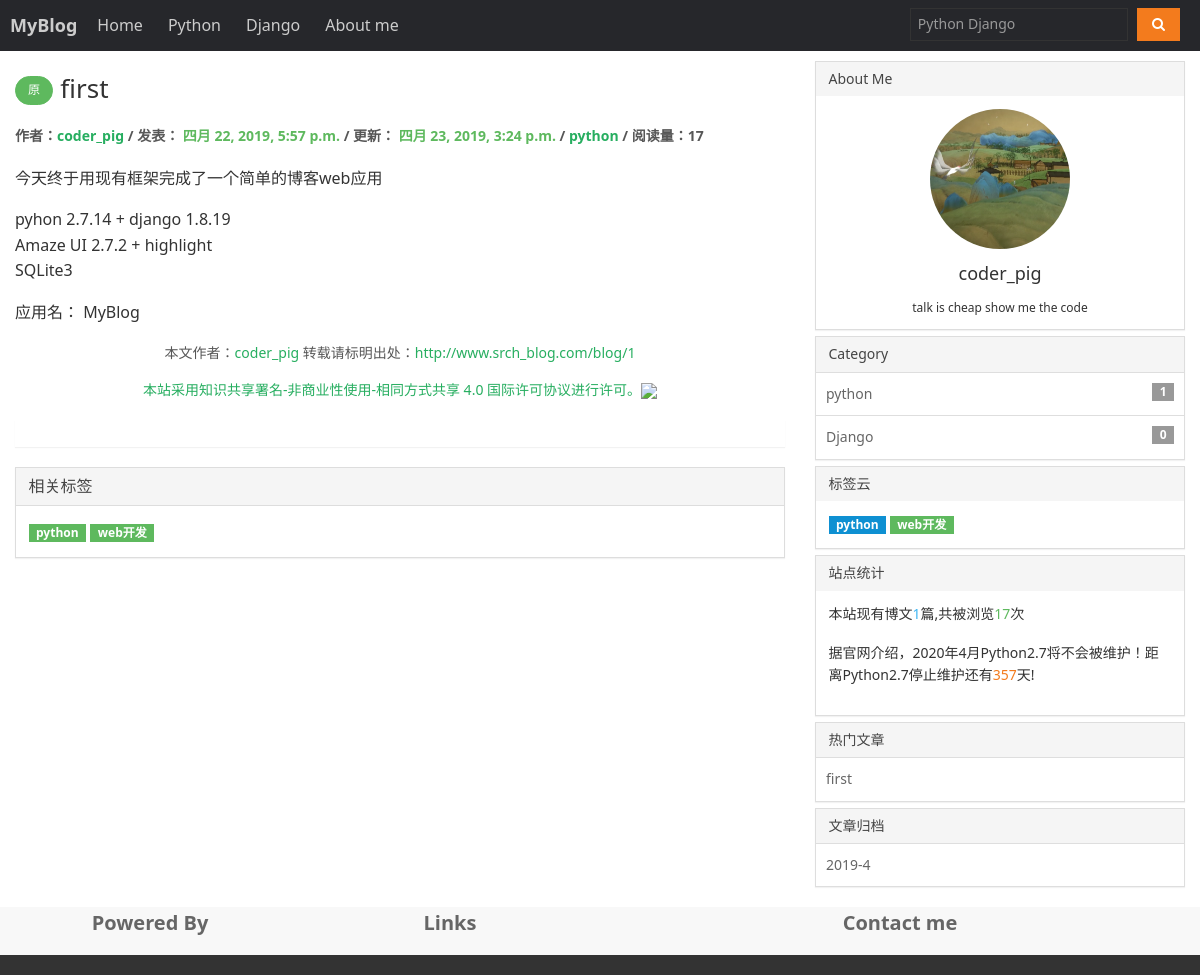
The page /blog/1 on the database its author committed.
### blog/models.py (models this page shows, shortened)
class Article(models.Model):
    article_title = models.CharField(max_length=50, verbose_name=u'日志标题', default='')
    article_synopsis = models.TextField(verbose_name=u'日志简介', default='')
    article_image = models.ImageField(upload_to="image/article/%Y/%m", default="image/article/default.png", max_length=100, verbose_name=u"文章配图")
    article_user = models.ForeignKey(UserProfile, verbose_name=u'文章作者', null=True, blank=True)
    article_category = models.ForeignKey(Category, verbose_name=u'所属分类', null=True, blank=True)
    article_tag = models.CharField(max_length=50, verbose_name=u'日志标签', default='')
    article_content = models.TextField(verbose_name=u'博客正文', default='')
    article_type = models.CharField(max_length=10, choices=(("0",u"草稿"),("1","软删除"),("2","正常")), default="0", verbose_name=u"文章类别")
    article_original = models.CharField(max_length=10, choices=(("1", "原创"), ("0", "转载")), default="1", verbose_name=u"是否原创")
    article_click = models.PositiveIntegerField(verbose_name=u'文章点击量', default=0)
    article_up = models.CharField(max_length=10, choices=(("1",u"置顶"),("0","取消置顶")), default="0", verbose_name=u"文章置顶")
    article_support= models.CharField(max_length=10, choices=(("1",u"推荐"),("0","取消推荐")), default="0", verbose_name=u"文章推荐")
    article_create_time= models.DateTimeField(verbose_name=u'创建时间',  auto_now_add=True)
    article_update_time= models.DateTimeField(verbose_name=u'更新时间',  auto_now=True)
    class Meta:
        verbose_name=u'文章表'
        verbose_name_plural = verbose_name
    def increase_article_click(self):
        self.article_click += 1
        self.save(update_fields=['article_click'])

class UserProfile(AbstractUser):
    user_nick_name = models.CharField(max_length=24, verbose_name=u'用户昵称', default="")
    user_gender = models.CharField(max_length=10, choices=(("1","男"),("0","女")), default="1", verbose_name=u"性别选择")
    user_birday = models.DateField(verbose_name=u"用户生日", null=True, blank=True)
    user_mobile = models.CharField(max_length=11, null=True, blank=True,verbose_name=u'电话号码')
    user_address = models.CharField(max_length=200, verbose_name=u"用户地址", default='')
    user_detail = models.CharField(max_length=200, verbose_name=u"个人简介", default='')
    user_image = models.ImageField(upload_to="image/user/%Y/%m", default="image/user/default.png", max_length=100, verbose_name=u"用户头像")
    class Meta:
        verbose_name=u'用户表'
        verbose_name_plural = verbose_name

class Category(models.Model):
    category_name = models.CharField(max_length=20, verbose_name=u'分类名称', default='')
    category_detail = models.CharField(max_length=100, verbose_name=u'分类介绍', default='')
    category_icon = models.CharField(max_length=100, verbose_name=u'分类图标', default='')
    category_sort_id = models.IntegerField(verbose_name=u'分类排序', default=1)
    class Meta:
        verbose_name = u'博客分类'
        verbose_name_plural = verbose_name
    def __str__(self):
        return self.category_name

### blog/views.py (the view)
# urls.py: 2. Add a URL to urlpatterns:  url(r'^blog/', include('blog.urls'))
def blog(request, id):
    article = Article.objects.get(pk=id)  # 日志数据
    article.increase_article_click()  # 增加文章访问量
    try:
        pa = Article.objects.get(pk=int(id) - 1)  # 前一篇日志
        if pa.article_type != '2':
            pa = None
    except Exception as e:
        pa = None
    try:
        na = Article.objects.get(pk=int(id) + 1)  # 下篇日志
        if na.article_type != '2':
            na = None
    except Exception as e:
        na = None
    tags = article.article_tag.split()  # 获得日志的tag
    if article.article_type != '2':
        return render(request, '404.html')
    else:
        return render(request, 'blog/blog.html', {
            'article': article,
            'pa': pa,
            'na': na,
            'tags': tags, })

### blog/templatetags/mytags.py (called while the page is built)
@register.filter
def toMarkdown(str):
    return markdown(str)

@register.filter
def cat_count(cat_id):
    return Article.objects.filter(article_category=cat_id).count()

### templates/blog/blog.html (shortened to what this page needs)
{% extends 'base.html' %}
{% load staticfiles %}
{% load mytags %}
{% block article %}
<article class="article-main">
      <h3 class="am-article-title blog-title">
          {% if article.article_original == '1' %}
          <button type="button" class="am-btn am-btn-success am-round am-btn-xs" title="本文为作者原创">原</button>
          {% endif %}
        <a href="#">{{ article.article_title }}</a>
      </h3>
      <h4 class="am-article-meta blog-meta">作者：<a href="/?c=6c" class="am-text-warning">{{ article.article_user.user_nick_name }}</a>
         / 发表：<span class="am-text-success"> {{ article.article_create_time }} </span> / 更新：<span class="am-text-success"> {{ article.article_update_time }} </span>
       / <a href="{% url '' %}?c={{ article.article_category.id}}" class="am-text-secondary">{{ article.article_category }}</a> / 阅读量：{{ article.article_click }}
      </h4>
      <div class="blog-content">
       {% autoescape off %}
        {{ article.article_content|toMarkdown }}
       {% endautoescape %}
      </div>
      <div class="am-article-meta blog-meta">
      <p class="am-text-sm am-text-center">本文作者：<a href="/?c=6c" class="am-text-warning">{{ article.article_user.user_nick_name }}</a> 转载请标明出处：<a class="am-text-warning " href="/blog/{{ article.id }}">http://www.srch_blog.com/blog/{{ article.id }}</a></p>
      <p class="am-text-sm am-text-center"><a rel="license" href="https://creativecommons.org/licenses/by-nc-sa/4.0/deed.zh" target="_blank" > 本站采用知识共享署名-非商业性使用-相同方式共享 4.0 国际许可协议进行许可。<img  style="border-width:0" src="https://i.creativecommons.org/l/by-nc-sa/4.0/80x15.png" /></a></p>
      </div>
      <div class="am-panel blog-pn">
        <div class="am-panel-bd">
        </div>
      </div>
      {% if tags %}
      <div class="am-panel am-panel-default blog-tag">
        <div class="am-panel-hd">相关标签</div>
        <div class="am-panel-bd">
         {% for tag in tags  %}
          <a href="{% url '' %}?t={{ tag }}" class="am-badge am-badge-success">{{ tag }}</a>
        {% endfor %}
        </div>
      </div>
      {% endif %}
</article>
<link rel="stylesheet" href="/static/highlight/styles/atom-one-light.css">
{% endblock %}

### templates/base.html (shortened to what this page needs)
<!DOCTYPE html>
<html>
  {% load staticfiles %}
  {% load mytags %}
<head lang="en">
    <link href="{% static 'amazeui/assets/css/amazeui.min.css' %}" rel="stylesheet">
    <link href="{% static 'appa.css' %}" rel="stylesheet">
</head>
<body>
<header class="am-topbar am-topbar-fixed-top">
  <div class="am-g am-g-fixed blog-g-fixed">
      <h1 class="am-topbar-brand am-center">
        <a href="{% url '' %}">MyBlog</a>
      </h1>
      <div class="am-collapse am-topbar-collapse" id="doc-topbar-collapse">
        <ul class="am-nav am-nav-pills am-topbar-nav">
            <li class="{% if page_url == '/' %}am-active{% endif %}"><a href="{% url '' %}">Home</a></li>
            <li class="{% if page_url == '/?c=1' %}am-active{% endif %}"><a href="{% url '' %}?c=1">Python</a></li>
            <li class="{% if page_url == '/?c=2' %}am-active{% endif %}"><a href="{% url '' %}?c=2">Django</a></li>
            <li class="{% if page_url == '/?c=6' %}am-active{% endif %}"><a href="{% url '' %}?c=6">About me</a></li>
        </ul>
        <form class="am-topbar-form am-topbar-left am-form-inline am-topbar-right" action="{% url '' %}">
          <div class="am-form-group">
            <input type="text" class="am-form-field am-input-sm bosiinput" placeholder="Python Django" name="s">
          </div>
          <button type="submit" class="am-btn am-btn-warning am-btn-sm">
            <i class="am-icon-search"></i>
            </button>
        </form>
      </div>
      </header>
<div class="am-g am-g-fixed blog-g-fixed">
  <div class="am-u-md-8">
    {% block article %}
  {% endblock article %}
  </div>
  <div class="am-u-md-4 blog-sidebar">
    <div class="am-panel-group">
      <section class="am-panel am-panel-default">
        <div class="am-panel-hd">About Me</div>
        <div class="am-panel-bd">
          <div class="avatar">
            <img class="am-circle am-center" src="{% url 'media' userinfo.user_image %}" width="140" height="140"/>
          </div>
          <div class="am-text-center am-text-lg nick-name">{{ userinfo.user_nick_name }}</div>
          <div class="am-text-center am-text-xs ">{{ userinfo.user_detail }}</div>
        </div>
      </section>
      <section class="am-panel am-panel-default blog-cat">
        <div class="am-panel-hd">Category</div>
        <ul class="am-list am-list-border">
          {% for c in categorys %}
          <li>
            <a class="am-link-muted" href="{% url '' %}?c={{ c.id }}">
            {{ c.category_name }}
           <span class="am-badge am-align-right">{{ c.id|cat_count  }}</span>
          </a>
          </li>
          {% endfor %}
        </ul>
      </section>
      <section class="am-panel am-panel-default">
        <div class="am-panel-hd">标签云</div>
        <div class="am-panel-bd">
          {% for tag in alltags %}
          <a href="{% url '' %}?t={{ tag }}" class="am-badge {{ tagcss | random }}">{{ tag }}</a>
          {% endfor %}
        </div>
      </section>
      <section class="am-panel am-panel-default">
        <div class="am-panel-hd">站点统计</div>
        <div class="am-panel-bd">
            <p>本站现有博文<span class="am-text-secondary">{{ ac_count }}</span>篇,共被浏览<span class="am-text-success">{{ ac_click }}</span>次</p>
            <p>据官网介绍，2020年4月Python2.7将不会被维护！距离Python2.7停止维护还有<span class="am-text-warning">{{ killpy2 }}</span>天!</p>
        </div>
      </section>
      <section class="am-panel am-panel-default blog-cat">
        <div class="am-panel-hd">热门文章</div>
        <ul class="am-list am-list-border">
          {% for hac in hot_articles %}
          <li>
            <a class="am-link-muted am-text-truncate" href="{% url '' %}blog/{{ hac.id }}">
            {{ hac.article_title }}
          </a>
          </li>
          {% endfor %}
        </ul>
      </section>
      <section class="am-panel am-panel-default blog-cat">
        <div class="am-panel-hd">文章归档</div>
        <ul class="am-list am-list-border am-list-striped">
          {% for date in dates %}
          <li>
            <a class="am-link-muted" href="{% url '' %}?d={{ date.year }}-{{ date.month }}">
            {{ date.year}}-{{ date.month }}
          </a>
          </li>
          {% endfor %}
        </ul>
      </section>
    </div>
  </div>
</div>
<div class="footer-top">
    <div class="am-g blog-g-fixed">
        <div class="am-u-md-3">
            <h2 class="site-fd am-text-center"><a href="#" target="_blank" class="am-link-muted">Powered By</a></h2>
          </div>
        <div class="am-u-md-3">
            <h2 class="site-fd am-text-center"><a href="#" target="_blank" class="am-link-muted">Links</a></h2>
        </div>
      <div class="am-u-md-6">
        <h2 class="site-fd am-text-center"><a href="#" target="_blank" class="am-link-muted">Contact me</a></h2>
      </div>
    </div>
</div>
<footer class="blog-footer am-g">
</footer>
</body>
</html>

### static/appa.css (style rules this page uses)
@media only screen and (min-width: 1200px) { .blog-g-fixed { max-width: 1200px; } }
@media only screen and (min-width: 641px) { .blog-sidebar { font-size: 1.4rem; } }
.blog-title { margin: 10px 0 20px 0; }
.blog-meta { font-size: 14px; margin: 10px 0 20px 0; color: #575757; }
.blog-meta a { color: #27ae60; }
.blog-footer { padding: 10px 0; text-align: center; background: #333; color: #ccc; }
.footer-top { background-color: #f8f8f8; }
.blog-title a { font-size: 26px; }
.am-topbar a { color: #ccc; }
.am-topbar { margin-bottom: 0px; background: #26272b; border-width: 0 0 1px; border-style: solid; border-color: #26272b; color: #fff; }
.bosiinput { background: #26272b; color: #666; border-color: #333; }
.am-topbar-nav>li>a:after { display:none; }
.nick-name { padding: 10px 0px; }
.blog-cat { border: none; }
.blog-cat .am-panel-hd { border: 1px solid #ddd; border-bottom: none; }
.blog-pn { height: auto; overflow: hidden; }
.blog-pn .am-panel-bd { height: auto; overflow: hidden; }

### rows shown on the page
Article: article_title "first", article_user.user_nick_name "coder_pig", article_create_time "四月 22, 2019, 5:57 p.m.", article_update_time "四月 23, 2019, 3:24 p.m.", article_category "python", article_click "17", article_content|toMarkdown "今天终于用现有框架完成了一个简单的博客web应用 pyhon 2.7.14 + django 1.8.19 Amaze UI 2.7.2 + highlight SQLite3 应用名： MyBlog", id "1"
UserProfile: user_image (picture), user_nick_name "coder_pig", user_detail "talk is cheap show me the code"
Category: category_name "python", id|cat_count "1"
Category: category_name "Django", id|cat_count "0"

### other values the page prints
{{ tag }} "python" "web开发"
{{ ac_count }} "1"
{{ ac_click }} "17"
{{ date.year }} "2019"
{{ date.month }} "4"
